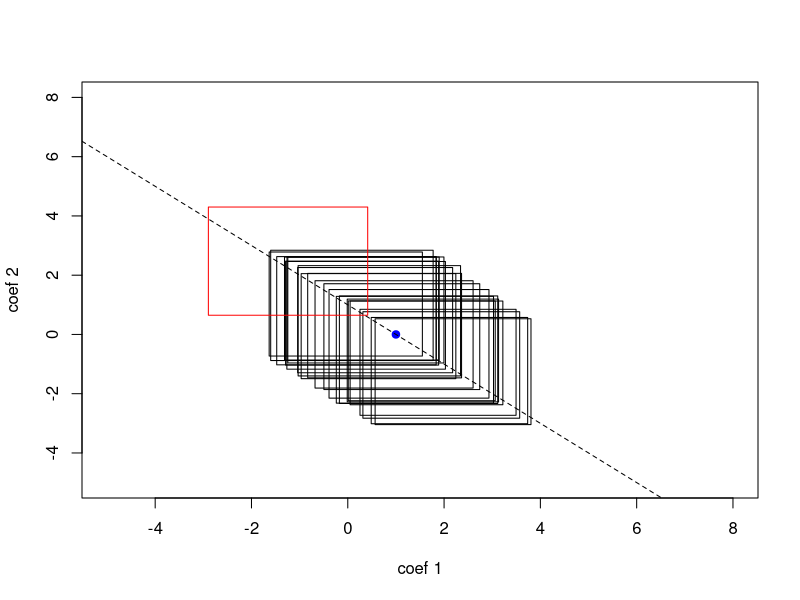
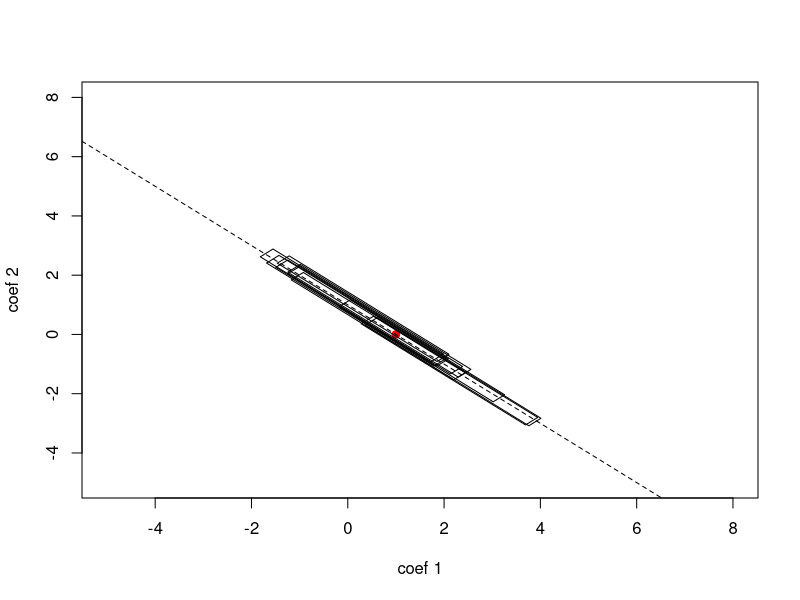

R code for these plots, in order:
###################
# T-Test: Simulation of two highly correlated variables
set.seed(1)
n <- 1000
p <- 2
X <- matrix(rnorm(n*p), ncol=p)
beta <- c(1,0)
epsilon <- rnorm(n,sd=3)

alpha <- 0.9
X[,2] <- alpha * X[,1] + (1-alpha) * X[,2]
cor(X)

y <- X %*% beta + epsilon

out1 <- lm(y ~ X)
summary(out1)

ci <- confint(out1)

plot(0,0,col="white",ylim=c(-5,8),xlim=c(-5,8),
      xlab="coef 1", ylab="coef 2")
points(1,0,pch=19,cex=1, col="blue")

for (i in 1:25) {
  epsilon <- rnorm(n,sd=3)
  y <- X %*% beta + epsilon
  ci <- confint(lm(y ~ X))
  col <- "black"
  if (ci[2,1] > 1 | ci[2,2] < 1 | ci[3,1] > 0 | ci[3,2] < 0)
    col <- "red"
  rect(ci[2,1], ci[3,1], ci[2,2], ci[3,2], border=col)
}

abline(1,-1,lty="dashed")

#######################
# A second T-test
set.seed(1)
n <- 1000
p <- 2
X <- matrix(rnorm(n*p), ncol=p)
beta <- c(1,0)
epsilon <- rnorm(n,sd=3)

alpha <- 0.9
X[,2] <- alpha * X[,1] + (1-alpha) * X[,2]
y <- X %*% beta + epsilon

Z <- cbind(X[,1] + X[,2], X[,1] - X[,2])

out1 <- lm(y ~ X)
out2 <- lm(y ~ Z)

max(abs(predict(out1) - predict(out2)))

summary(out1)
summary(out2)

plot(0,0,col="white",ylim=c(-5,8),xlim=c(-5,8),
      xlab="coef 1", ylab="coef 2")
points(1,0,pch=19,cex=1,col="red")

for (i in 1:10) {
  epsilon <- rnorm(n,sd=3)
  y <- X %*% beta + epsilon
  ci <- confint(lm(y ~ Z))
  polygon(x=c(ci[2,1] + ci[3,1],
              ci[2,1] + ci[3,2],
              ci[2,2] + ci[3,2],
              ci[2,2] + ci[3,1]
            ),
        y=c(ci[2,1] - ci[3,1],
            ci[2,1] - ci[3,2],
            ci[2,2] - ci[3,2],
            ci[2,2] - ci[3,1]
            ))
}
abline(1,-1,lty="dashed")






